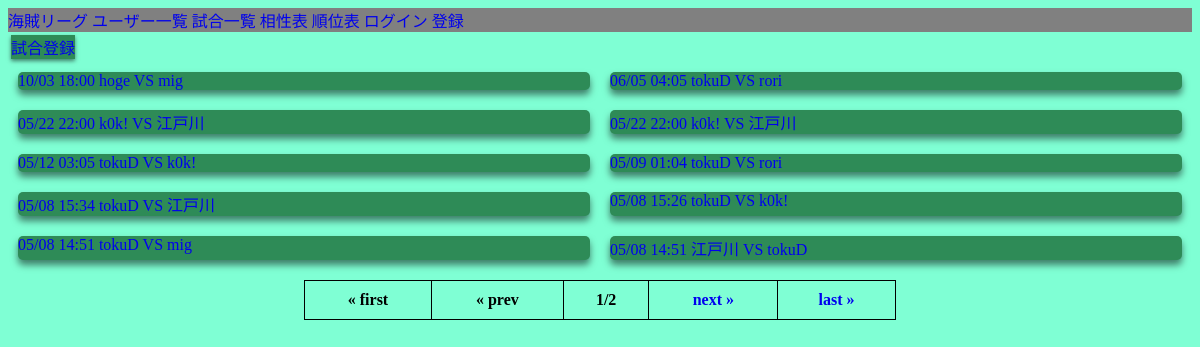
Page /match_index/1/ on the earlier database version.
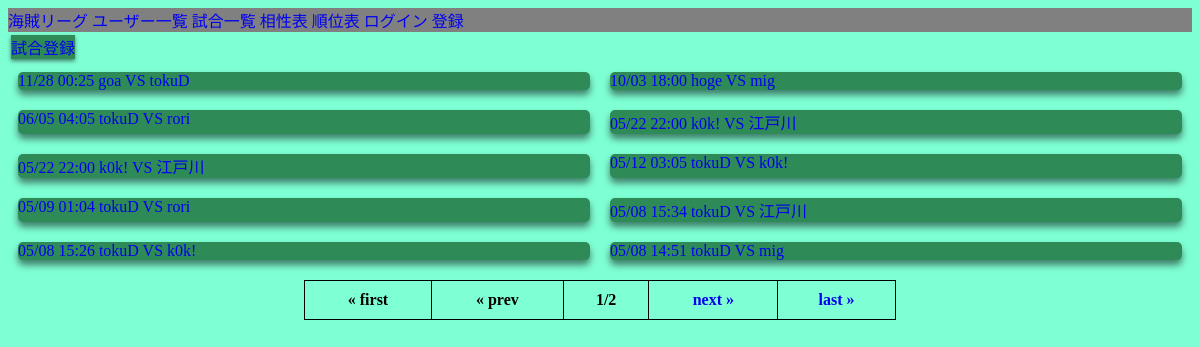
Same page on the later database version.
### app/models.py (models this page shows)
class Match(models.Model):
    player1 = models.ForeignKey(get_user_model(),related_name='player1', on_delete=models.PROTECT, blank=True)
    player2 = models.ForeignKey(get_user_model(),related_name='player2', on_delete=models.PROTECT)
    date = models.DateTimeField(default=timezone.now)
    def __str__(self):
        return  self.date.strftime("%m/%d %H:%M") + "\t" + str(self.player1) + "\tVS\t" + str(self.player2)

### users/models.py (models this page shows)
class User(AbstractBaseUser, PermissionsMixin):
    username = models.CharField("名前", max_length=20, unique=True)
    is_staff = models.BooleanField("is_staff", default=False)
    is_active = models.BooleanField("is_active", default=True)
    date_joined = models.DateTimeField("date_joined", default=timezone.now)
    objects = UserManager()
    USERNAME_FIELD = "username"
    REQUIRED_FIELD = []
    class Meta:
        verbose_name = "user"
        verbose_name_plural = "users"
    def __str__(self):
        return self.username

### app/views.py (the view)
# urls.py: path('match_index/<int:num>/', views.match_index, name='match_index'),
def match_index(request, num=1):
    matches = Match.objects.all().order_by('-date')
    pages = Paginator(matches, 10)
    page = pages.get_page(num)
    return render(request, 'app/match_index.html', {'matches': page})

### app/templates/app/match_index.html (shortened to what this page needs)
{% extends 'app/base.html' %}
{% block content %}
    <div class="register_match">
        <a href="{% url 'app:register_match' %}">試合登録</a>
    </div>
    <div class="match_wrapper">
        {% for match in matches %}
            <div class="match_content">
                <a href="{% url 'app:match_detail' match.pk %}">{{ match }}</a>
            </div>
        {% endfor %}
    </div>
    <div class="pagination">
        <table>
            <tr>
                {% if matches.has_previous %}
                    <th>
                        <a class="page-link" href="{% url 'app:match_index' 1 %}">&laquo; first</a>
                    </th>
                    <th>
                        <a class="page-link" href="{% url 'app:match_index' matches.previous_page_number %}">&laquo; prev</a>
                    </th>
                {% else %}
                    <th>
                        <a class="page-link">&laquo; first</a>
                    </th>
                    <th>
                        <a class="page-link">&laquo; prev</a>
                    </th>
                {% endif %}
                    <th>
                        <a class="page-link">{{matches.number}}/{{matches.paginator.num_pages}}</a>
                    </th>
                {% if matches.has_next %}
                    <th>
                        <a class="page-link" href="{% url 'app:match_index' matches.next_page_number %}">next &raquo;</a>
                    </th>
                    <th>
                        <a class="page-link" href="{% url 'app:match_index' matches.paginator.num_pages %}">last &raquo;</a>
                    </th>
                {% endif %}
            </tr>
        </table>
    </div>
{% endblock  %}

### app/templates/app/base.html (shortened to what this page needs)
{% load static %}
<!DOCTYPE html>
<html lang="ja">
<head>
    <link rel="stylesheet" type="text/css" href="{% static 'css/style.css' %}">
</head>
<body>
<header>
    <div class="container">
        <div class="header-menu">
        <a href="{% url 'app:index' %}">海賊リーグ</a>
        <a href="{% url 'app:user_index' 1 %}">ユーザー一覧</a>
        <a href="{% url 'app:match_index' 1 %}">試合一覧</a>
        <a href="{% url 'app:deck_records' %}">相性表</a>
        <a href="{% url 'app:rank' %}">順位表</a>
        {% if request.user.is_authenticated %}
            <a href="{% url 'app:user_detail' request.user.pk %}">マイページ</a>
            <a href="{% url 'app:logout' %}">ログアウト</a>
            @{{request.user.username}}
        {% else %}
            <a href="{% url 'app:login' %}">ログイン</a>
            <a href="{% url 'app:signup' %}">登録</a>
        {% endif %}
        </div>
    </div>
</header>
<div class="container">
    {% block content %}{% endblock  %}
</div>
</body>
</html>

### app/static/css/style.css (style rules this page uses)
html { background-color: aquamarine; }
html a { text-decoration: none; }
header { background-color: gray; }
.match_wrapper { display: -ms-grid; display: grid; }
.match_content { background-color: seagreen; margin: 10px 10px; -webkit-box-shadow: 0 5px 7px 0 rgba(0, 0, 0, 0.5); box-shadow: 0 5px 7px 0 rgba(0, 0, 0, 0.5); border-radius: 5px; }
th, td { border: solid 1px; padding: 10px; }
table { border-collapse: collapse; width: 50%; }
.register_match { background-color: seagreen; margin: 3px; width: -webkit-fit-content; width: -moz-fit-content; width: fit-content; -webkit-box-shadow: 0 2px 4px 0 rgba(0, 0, 0, 0.5); box-shadow: 0 2px 4px 0 rgba(0, 0, 0, 0.5); }
.pagination { display: -ms-grid; display: grid; -ms-grid-columns: 1fr; grid-template-columns: 1fr; }
.pagination table { width: 100%; margin: 10px auto; }
@media screen and (min-width: 480px) { .match_wrapper { -ms-grid-columns: 1fr 1fr; grid-template-columns: 1fr 1fr; } }
@media screen and (min-width: 480px) { .pagination table { width: 50%; margin: 10px auto; } }

Differences in the rows shown:
no longer on this page (row unchanged): Match: date+player1+player2 "05/08 14:51 江戸川 VS tokuD"
added Match: date+player1+player2 "11/28 00:25 goa VS tokuD"
